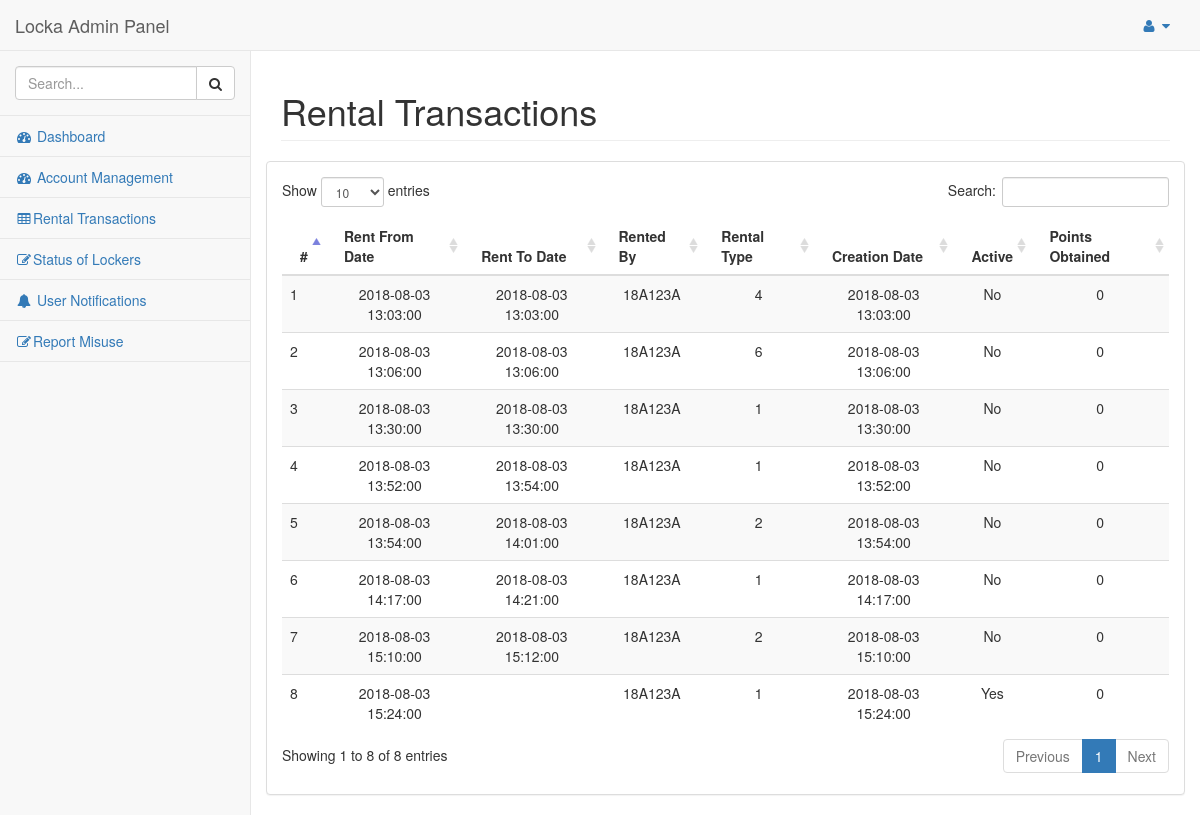
Screenshot of /index.php/rentaltransactions with the database file from the repository.
### tables this page shows
CREATE TABLE IF NOT EXISTS `tbl_locker_rental` (
  `Rent_ID` int(11) NOT NULL AUTO_INCREMENT,
  `Locker_ID` int(11) NOT NULL,
  `Rent_From_Date` datetime NOT NULL DEFAULT CURRENT_TIMESTAMP,
  `Rent_To_Date` datetime DEFAULT NULL,
  `Username` varchar(45) NOT NULL,
  `Rental_Type` int(11) NOT NULL,
  `Creation_Date` datetime NOT NULL,
  `Is_Active` tinyint(4) NOT NULL,
  `Pin_Code` varchar(512) NOT NULL,
  `Points_Obtained` int(11) NOT NULL,
  `Paid` tinyint(4) NOT NULL,
  `Locker_Unlocked` tinyint(4) NOT NULL DEFAULT '0',
  `Show_Pin` tinyint(4) NOT NULL DEFAULT '0',
  `Time_Rented` double GENERATED ALWAYS AS (timestampdiff(MINUTE,`Rent_From_Date`,`Rent_To_Date`)) VIRTUAL,
  `Total_Charge` double DEFAULT NULL,
  PRIMARY KEY (`Rent_ID`),
  KEY `Username_idx` (`Username`)
);

### application/controllers/RentalTransactions.php (called while the page is built, shortened)
<?php
	class RentalTransactions extends CI_Controller {
		public function index()
		{
			$this->load->model('AdminModel');
			$data['translist'] = $this->AdminModel->get_all_transactions();
			$this->load->view('Admin/AllRentalTransactions', $data);
		}
	}
?>

### index.php (called while the page is built, shortened)
<?php
require_once BASEPATH.'core/CodeIgniter.php';

### application/models/AdminModel.php (called while the page is built, shortened)
<?php
	class AdminModel extends CI_Model
	{
		function get_all_transactions()
		{
			$this->db->select('*');
			$this->db->from('tbl_locker_rental');
			$query = $this->db->get();
			$result = $query->result();
			$list = Array();
			for ($i = 0; $i < count($result); $i++)
			{
				$list[$i] = (object)NULL;
				$list[$i]->Rent_ID = $result[$i]->Rent_ID;
				$list[$i]->Rent_From_Date = $result[$i]->Rent_From_Date;
				$list[$i]->Rent_To_Date = $result[$i]->Rent_To_Date;
				$list[$i]->Rented_By = $result[$i]->Username;
				$list[$i]->Rental_Type = $result[$i]->Rental_Type;
				$list[$i]->Creation_Date = $result[$i]->Creation_Date;
				$list[$i]->Is_Active = $result[$i]->Is_Active;
				$list[$i]->Points_Obtained = $result[$i]->Points_Obtained;
			}
			return $list;
		}
	}
?>

### application/views/Admin/AllRentalTransactions.php (the view, shortened to what this page needs)
<!DOCTYPE html>
<html lang="en">
<head>
    <link href="<?=base_url()?>assets/admin-bs/vendor/bootstrap/css/bootstrap.min.css" rel="stylesheet">
    <link href="<?=base_url()?>assets/admin-bs/vendor/metisMenu/metisMenu.min.css" rel="stylesheet">
    <link href="<?=base_url()?>assets/admin-bs/vendor/datatables-plugins/dataTables.bootstrap.css" rel="stylesheet">
    <link href="<?=base_url()?>assets/admin-bs/vendor/datatables-responsive/dataTables.responsive.css" rel="stylesheet">
    <link href="<?=base_url()?>assets/admin-bs/dist/css/sb-admin-2.css" rel="stylesheet">
    <link href="<?=base_url()?>assets/admin-bs/vendor/font-awesome/css/font-awesome.min.css" rel="stylesheet" type="text/css">
</head>
<body>
    <div id="wrapper">
        <nav class="navbar navbar-default navbar-static-top" role="navigation" style="margin-bottom: 0">
            <div class="navbar-header">
                <a class="navbar-brand" href="AdminHome">Locka Admin Panel</a>
            </div>
            <ul class="nav navbar-top-links navbar-right">
                <li class="dropdown">
                    <a class="dropdown-toggle" data-toggle="dropdown" href="#">
                        <i class="fa fa-user fa-fw"></i> <i class="fa fa-caret-down"></i>
                    </a>
                </li>
            </ul>
            <div class="navbar-default sidebar" role="navigation">
                <div class="sidebar-nav navbar-collapse">
                    <ul class="nav" id="side-menu">
                        <li class="sidebar-search">
                            <div class="input-group custom-search-form">
                                <input type="text" class="form-control" placeholder="Search...">
                                <span class="input-group-btn">
                                <button class="btn btn-default" type="button">
                                    <i class="fa fa-search"></i>
                                </button>
                            </span>
                            </div>
                        </li>
 						<li>
                            <a href="<?php echo base_url()?>AdminHome"><i class="fa fa-dashboard fa-fw"></i> Dashboard</a>
                        </li>
						<li>
                            <a href="<?php echo base_url()?>accountmanagement"><i class="fa fa-dashboard fa-fw"></i> Account Management</a>
                        </li>
						 <li>
                            <a href="<?php echo base_url()?>rentaltransactions"><i class="fa fa-table fa-fw"></i>Rental Transactions</a>
                        </li>
						<li>
                            <a href="<?php echo base_url()?>lockerstatus"><i class="fa fa-edit fa-fw"></i>Status of Lockers</a>
                        </li>
                        <li>
                            <a href="<?php echo base_url()?>AdminNotifications"><i class="fa fa-bell fa-fw"></i> User Notifications</a>
                        </li>
						<li>
                            <a href="<?php echo base_url()?>userreport"><i class="fa fa-edit fa-fw"></i>Report Misuse</a>
                        </li>
                    </ul>
                </div>
            </div>
        </nav>
        <div id="page-wrapper">
            <div class="row">
                <div class="col-lg-12">
                    <h1 class="page-header">Rental Transactions</h1>
                </div>
            </div>
            <div class="row">
                <div class="col-lg-15">
                    <div class="panel panel-default">
                        <div class="panel-body">
                            <table width="100%" class="table table-striped" id="dataTables-example">
                                <thead>
                                    <tr>
                                        <th>#</th>
										<th>Rent From Date</th>
										<th>Rent To Date</th>
										<th>Rented By</th>
										<th>Rental Type</th>
										<th>Creation Date</th>
										<th>Active</th>
										<th>Points Obtained</th>
										<tbody>
										<?php for ($i = 0; $i < count($translist); $i++) { ?>
										<tr>
										<td><?php echo ($i+1); ?></td>
										<td align="center"><?php echo $translist[$i]->Rent_From_Date; ?></td>
										<td align="center"><?php echo $translist[$i]->Rent_To_Date; ?></td>
										<td align="center"><?php echo $translist[$i]->Rented_By; ?></td>
										<td align="center"><?php echo $translist[$i]->Rental_Type; ?></td>
										<td align="center"><?php echo $translist[$i]->Creation_Date; ?></td>
										<?php if($translist[$i]->Is_Active) { ?>
										<td align="center">Yes</td>
										<?php } else { ?>
										<td align="center">No</td>
										<?php } ?>
										<td align="center"><?php echo $translist[$i]->Points_Obtained; ?></td>
										</tr>
										<?php } ?>
                                    </tr>
                                </thead>
                            </table>
                        </div>
                    </div>
                </div>
            </div>
       </div>
 </div>
</body>
</html>

### rows the page displays
tbl_locker_rental: Rent_From_Date "2018-08-03 13:03:00", Rent_To_Date "2018-08-03 13:03:00", Username "18A123A", Rental_Type "4", Creation_Date "2018-08-03 13:03:00", Is_Active "No", Points_Obtained "0"
tbl_locker_rental: Rent_From_Date "2018-08-03 13:06:00", Rent_To_Date "2018-08-03 13:06:00", Username "18A123A", Rental_Type "6", Creation_Date "2018-08-03 13:06:00", Is_Active "No", Points_Obtained "0"
tbl_locker_rental: Rent_From_Date "2018-08-03 13:30:00", Rent_To_Date "2018-08-03 13:30:00", Username "18A123A", Rental_Type "1", Creation_Date "2018-08-03 13:30:00", Is_Active "No", Points_Obtained "0"
tbl_locker_rental: Rent_From_Date "2018-08-03 13:52:00", Rent_To_Date "2018-08-03 13:54:00", Username "18A123A", Rental_Type "1", Creation_Date "2018-08-03 13:52:00", Is_Active "No", Points_Obtained "0"
tbl_locker_rental: Rent_From_Date "2018-08-03 13:54:00", Rent_To_Date "2018-08-03 14:01:00", Username "18A123A", Rental_Type "2", Creation_Date "2018-08-03 13:54:00", Is_Active "No", Points_Obtained "0"
tbl_locker_rental: Rent_From_Date "2018-08-03 14:17:00", Rent_To_Date "2018-08-03 14:21:00", Username "18A123A", Rental_Type "1", Creation_Date "2018-08-03 14:17:00", Is_Active "No", Points_Obtained "0"
tbl_locker_rental: Rent_From_Date "2018-08-03 15:10:00", Rent_To_Date "2018-08-03 15:12:00", Username "18A123A", Rental_Type "2", Creation_Date "2018-08-03 15:10:00", Is_Active "No", Points_Obtained "0"
tbl_locker_rental: Rent_From_Date "2018-08-03 15:24:00", Username "18A123A", Rental_Type "1", Creation_Date "2018-08-03 15:24:00", Is_Active "Yes", Points_Obtained "0"
